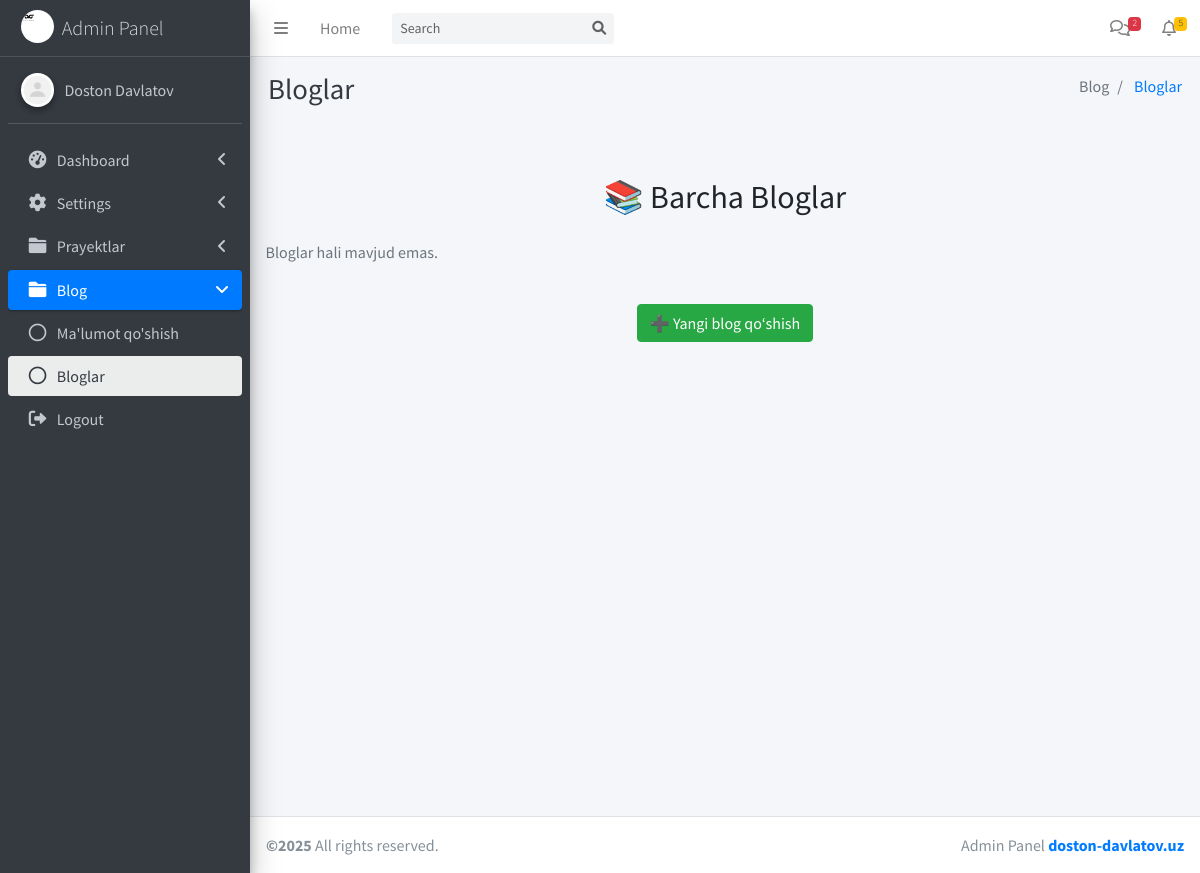
/blogs.php, run on an earlier commit of the app's database.
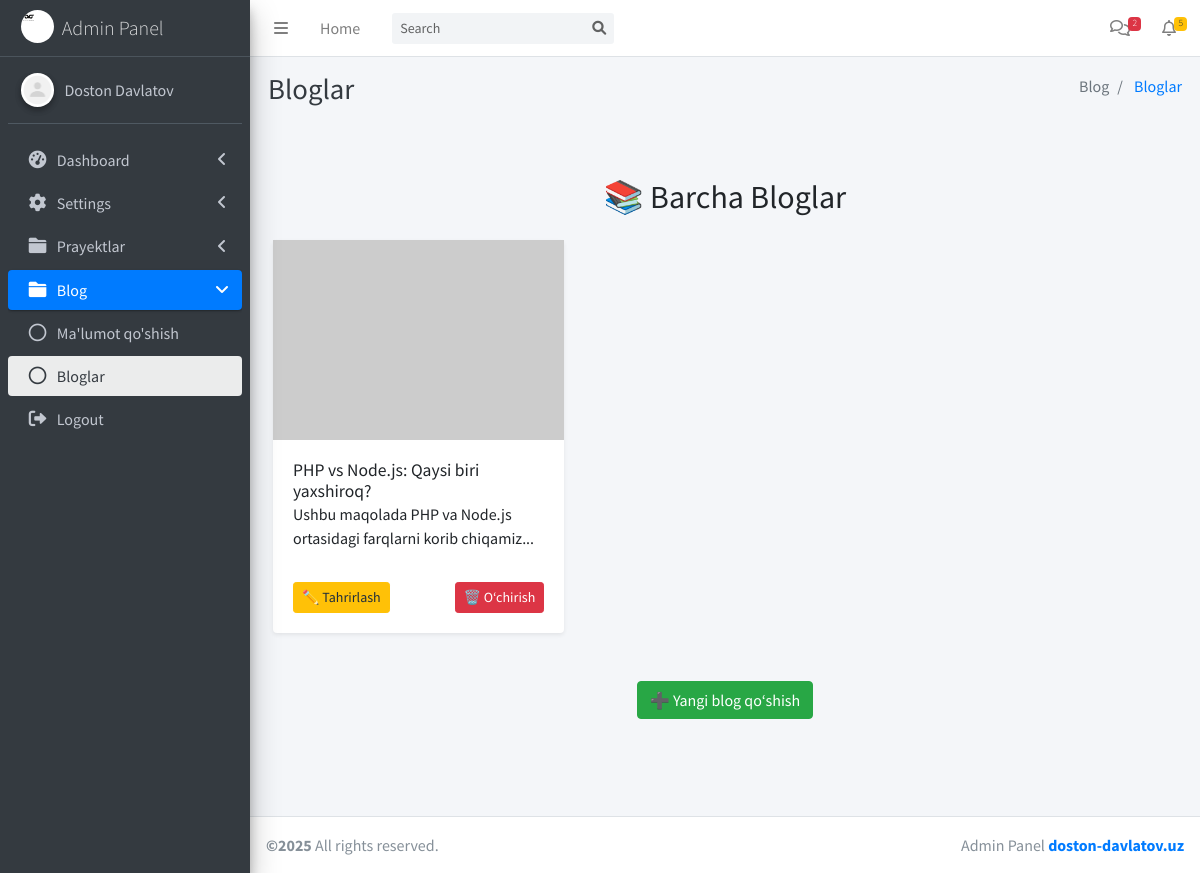
And on a later commit of the database.
### tables this page shows
CREATE TABLE blogs (
    id INT AUTO_INCREMENT PRIMARY KEY,
    title VARCHAR(255) NOT NULL,
    description TEXT NOT NULL,
    link VARCHAR(255) DEFAULT NULL,
    image VARCHAR(255) DEFAULT NULL,
    created_at DATETIME DEFAULT CURRENT_TIMESTAMP
);

### config.php (called while the page is built, shortened)
<?php
class Database
{
    private $conn;
    public function __construct()
    {
        $this->conn = new mysqli(DB_SERVER, DB_USERNAME, DB_PASSWORD, DB_NAME);
    }
    public function executeQuery($sql, $params = [], $types = "")
    {
        $result = $this->conn->prepare($sql);
        if (!$result->execute()) {
            return "Execution error: " . $result->error;
        }
        return $result;
    }
    public function select($table, $columns = "*", $condition = "", $params = [], $types = "")
    {
        $sql = "SELECT $columns FROM $table" . ($condition ? " WHERE $condition" : "");
        $result = $this->executeQuery($sql, $params, $types);
        return $result->get_result()->fetch_all(MYSQLI_ASSOC);
    }
}

### blogs.php (the view)
<?php
include './template/header.php';
include './config.php';
$db = new Database();
$blogs = $db->select('blogs', '*', null, null, 'i');
?>
<div class="container py-5">
    <h2 class="text-center mb-4">📚 Barcha Bloglar</h2>
    <div class="row">
        <?php if (!empty($blogs)): ?>
            <?php foreach ($blogs as $blog): ?>
                <div class="col-md-4 mb-4">
                    <div class="card h-100 shadow-sm">
                        <img src="<?= htmlspecialchars($blog['image']) ?>" class="card-img-top" alt="<?= htmlspecialchars($blog['title']) ?>" style="object-fit:cover; height:200px;">
                        <div class="card-body d-flex flex-column">
                            <h5 class="card-title"><?= htmlspecialchars($blog['title']) ?></h5>
                            <p class="card-text"><?= htmlspecialchars($blog['description']) ?></p>
                            <div class="mt-auto d-flex justify-content-between gap-2">
                                <a href="blog_edit.php?id=<?= $blog['id'] ?>" class="btn btn-warning btn-sm">✏️ Tahrirlash</a>
                                <a href="blog_delete.php?id=<?= $blog['id'] ?>" class="btn btn-danger btn-sm"
                                   onclick="return confirm('Haqiqatan ham o‘chirmoqchimisiz?')">🗑️ O‘chirish</a>
                            </div>
                        </div>
                    </div>
                </div>
            <?php endforeach; ?>
        <?php else: ?>
            <p class="text-center text-muted">Bloglar hali mavjud emas.</p>
        <?php endif; ?>
    </div>
    <div class="text-center mt-4">
        <a href="./blog_create.php" class="btn btn-success">➕ Yangi blog qo‘shish</a>
    </div>
</div>
<?php include './template/footer.php'; ?>

### template/header.php (shortened to what this page needs)
<?php
$currentPage = basename($_SERVER['SCRIPT_NAME']);
$menuItems = [
    [
        "menuTitle" => "Dashboard",
        "icon" => "fas fa-tachometer-alt",
        "pages" => [
            ["title" => "Home", "url" => "index.php"]
        ],
    ],
    [
        "menuTitle" => "Settings",
        "icon" => "fas fa-cog",
        "pages" => [
            ["title" => "Profile", "url" => "profile.php"],
            ["title" => "Active Sessions", "url" => "active_sessions.php"]
        ],
    ],
    [
        "menuTitle" => "Prayektlar",
        "icon" => "fas fa-folder",
        "pages" => [
            ["title" => "Prayekt yaratish", "url" => "project_create.php"],
            ["title" => "Prayektlar", "url" => "projects.php"]
        ],
    ],
    [
        "menuTitle" => "Blog",
        "icon" => "fas fa-folder",
        "pages" => [
            ["title" => "Ma'lumot qo'shish ", "url" => "blog_create.php"],
            ["title" => "Bloglar", "url" => "blogs.php"]
        ],
    ],
];
$active_pageInfo = null;
foreach ($menuItems as $menuItem) {
    foreach ($menuItem['pages'] as $page) {
        if ($currentPage === $page['url']) {
            $active_pageInfo = [
                "breadcrumb_Items" => [
                    ["title" => $menuItem['menuTitle'], "url" => "#"],
                    ["title" => $page['title'], "url" => $page['url']]
                ],
                "page_title" => $page['title'],
                "active_menu" => $menuItem,
                "active_page" => $page
            ];
            break 2;
        }
    }
}
$breadcrumb_Items = $active_pageInfo['breadcrumb_Items'] ?? [];
$page_title = $active_pageInfo['page_title'] ?? '';
$active_menu = $active_pageInfo['active_menu'] ?? null;
$active_page = $active_pageInfo['active_page'] ?? null;
?>
<!DOCTYPE html>
<html lang="en">
<head>
    <link href="https://cdnjs.cloudflare.com/ajax/libs/font-awesome/6.0.0-beta3/css/all.min.css" rel="stylesheet">
    <link rel="stylesheet" href="../src/css/adminlte.min.css">
</head>
<body class="hold-transition sidebar-mini">
    <div class="wrapper">
        <nav class="main-header navbar navbar-expand navbar-white navbar-light">
            <ul class="navbar-nav">
                <li class="nav-item">
                    <a class="nav-link" data-widget="pushmenu" role="button">
                        <i class="fas fa-bars"></i>
                    </a>
                </li>
                <li class="nav-item d-none d-sm-inline-block">
                    <a href="../" class="nav-link">Home</a>
                </li>
            </ul>
            <form class="form-inline ml-3">
                <div class="input-group input-group-sm">
                    <input class="form-control form-control-navbar" type="search" placeholder="Search" name="search">
                    <div class="input-group-append">
                        <button class="btn btn-navbar" type="submit">
                            <i class="fas fa-search"></i>
                        </button>
                    </div>
                </div>
            </form>
            <ul class="navbar-nav ml-auto">
                <li class="nav-item dropdown">
                    <a class="nav-link" href="#messages">
                        <i class="far fa-comments"></i>
                        <span class="badge badge-danger navbar-badge">2</span>
                    </a>
                </li>
                <li class="nav-item dropdown"><a class="nav-link" href="#notifications">
                        <i class="far fa-bell"></i>
                        <span class="badge badge-warning navbar-badge">5</span>
                    </a>
                </li>
            </ul>
        </nav>
        <div class="main-header" style="padding: 0px 10px; background-color: #f4f6f9; border-bottom: none !important;">
            <div class="content-header">
                <div class="row mb-2">
                    <div class="col-sm-6">
                        <h1 class="m-0 text-dark"><?= $page_title ?></h1>
                    </div>
                    <div class="col-sm-6">
                        <ol class="breadcrumb float-sm-right">
                            <?php foreach ($breadcrumb_Items as $item): ?>
                                <li class="breadcrumb-item <?= $item['url'] === '#' ? 'active' : '' ?>">
                                    <?= $item['url'] === '#' ? $item['title'] : "<a href='{$item['url']}'>{$item['title']}</a>" ?>
                                </li>
                            <?php endforeach; ?>
                        </ol>
                    </div>
                </div>
            </div>
        </div>
        <aside class="main-sidebar sidebar-dark-primary elevation-4">
            <a href="../" class="brand-link">
                <img src="../src/images/logo.svg" alt="Logo" class="brand-image img-circle bg-white">
                <span class="brand-text font-weight-light">
                    Admin Panel
                </span>
            </a>
            <div class="sidebar">
                <div class="user-panel mt-3 pb-3 mb-3">
                    <a href="../profile.php" class="d-flex">
                        <div class="image">
                            <img src="../src/images/profile_picture/default.png" class="img-circle elevation-2 bg-white" alt="User Image">
                        </div>
                        <div class="info">
                            Doston Davlatov
                        </div>
                    </a>
                </div>
                <nav class="mt-2">
                    <ul class="nav nav-pills nav-sidebar flex-column" data-widget="treeview" role="menu">
                        <?php foreach ($menuItems as $menuItem): ?>
                            <li class="nav-item has-treeview <?= $menuItem === $active_menu ? 'menu-open' : '' ?>">
                                <a class="nav-link <?= $menuItem === $active_menu ? 'active' : '' ?>" href="#">
                                    <i class="nav-icon <?= $menuItem['icon'] ?>"></i>
                                    <p>
                                        <?= $menuItem['menuTitle'] ?>
                                        <?= !empty($menuItem['pages']) ? '<i class="right fas fa-angle-left"></i>' : '' ?>
                                    </p>
                                </a>
                                <?php if (!empty($menuItem['pages'])): ?>
                                    <ul class="nav nav-treeview">
                                        <?php foreach ($menuItem['pages'] as $page): ?>
                                            <li class="nav-item">
                                                <a href="<?= $page['url'] ?>"
                                                    class="nav-link <?= $page === $active_page ? 'active' : '' ?>">
                                                    <i class="far fa-circle nav-icon"></i>
                                                    <p><?= $page['title'] ?></p>
                                                </a>
                                            </li>
                                        <?php endforeach; ?>
                                    </ul>
                                <?php endif; ?>
                            </li>
                        <?php endforeach; ?>
                        <li class="nav-item" onclick="logout()">
                            <a href="javascript:void(0);" class="nav-link">
                                <i class="nav-icon fas fa-sign-out-alt"></i>
                                <p>Logout</p>
                            </a>
                        </li>
                    </ul>
                </nav>
            </div>
        </aside>
        <div class="content-wrapper">
            <section class="content">
                <div class="container-fluid">

### template/footer.php (shortened to what this page needs)
                    </div>
            </section>
        </div>
        <footer class="main-footer">
            <div class="float-right d-none d-sm-inline">
                Admin Panel <strong><a target="_blank" href="https://doston-davlatov.uz/">doston-davlatov.uz</a></strong>
            </div>
            <strong> &copy;<?php echo date('Y'); ?></strong> All rights reserved.
        </footer>
    </div>
</body>
</html>

What changed in the data, as far as the page shows it:
added blogs: title "PHP vs Node.js: Qaysi biri yaxshiroq?", description "Ushbu maqolada PHP va Node.js ortasidagi farqlarni korib chiqamiz..."
Also different on the page:
text no longer shown: "Bloglar hali mavjud emas."
